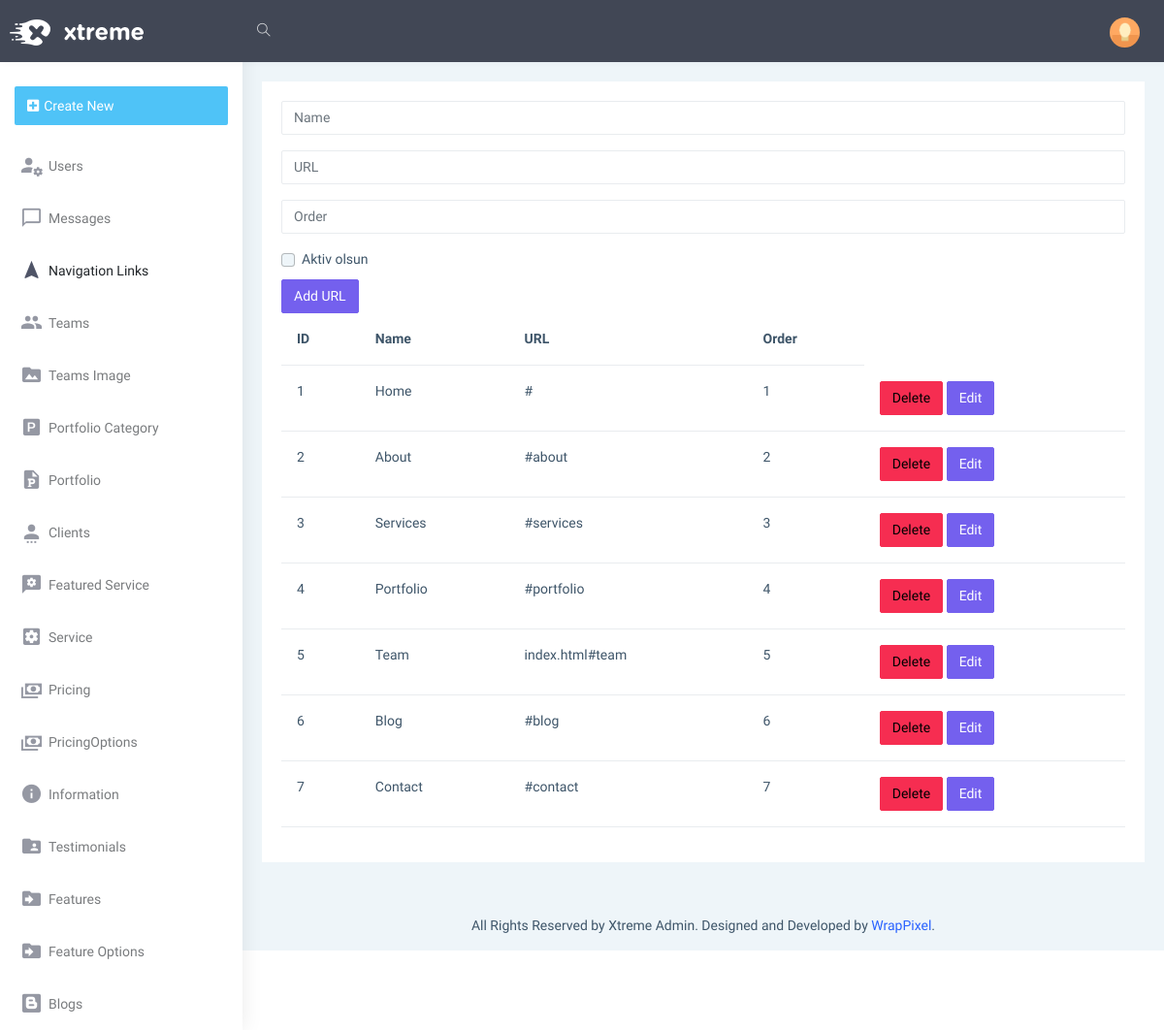
Before: /admin/navlinks with the older database file.
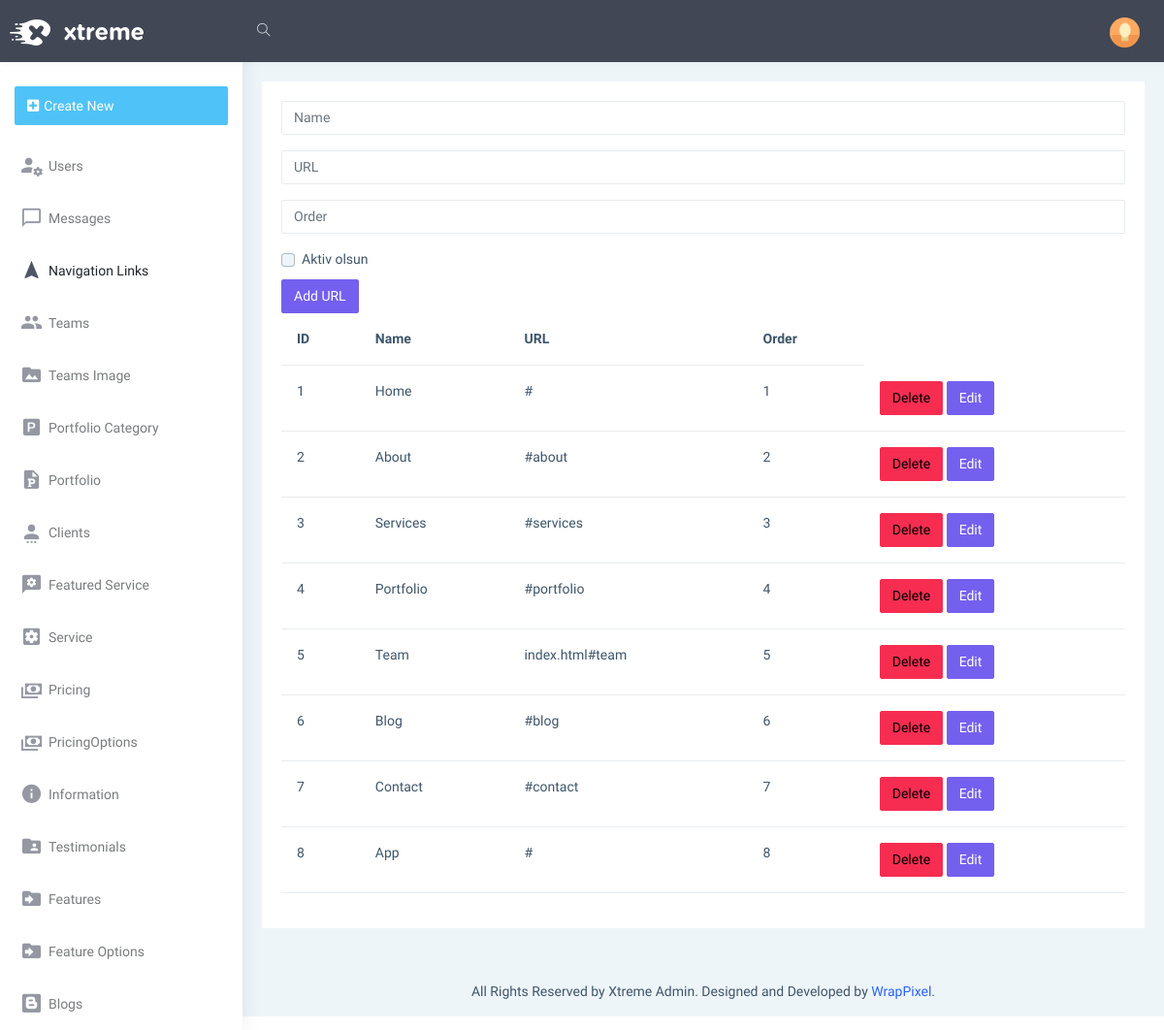
After: the same page with the newer database file.
### models.py (models this page shows)
class NavLinks(db.Model):
    Id=db.Column(db.Integer, primary_key=True)
    Name=db.Column(db.String(25), nullable=False)
    Url=db.Column(db.String(50), nullable=False)
    Order=db.Column(db.Integer, nullable=False)
    IsActive=db.Column(db.Boolean, nullable=False)

### admin/routes/navlinks.py (the view)
@admin_bp.route('/navlinks', methods=['GET','POST'])
def navlinks():
    navlinks=NavLinksForm()
    navigationlink=NavLinks.query.all()
    return render_template('admin/navbar/navlinks.html', navlinks=navlinks, navigationlink=navigationlink)

### admin/forms.py
class NavLinksForm(FlaskForm):
    name=StringField('name')
    url=StringField('url')
    order=IntegerField('order')
    isactive=BooleanField('isactive')
    submit=SubmitField('Add URL')

### admin/templates/admin/navbar/navlinks.html
{% extends 'admin/layout.html' %}
{% block body %}
<form action="/admin/navlinks/add" method="POST">
    <div class="mb-3">
      {{navlinks.name(class="form-control", id="exampleFormControlInput1", placeholder="Name")}}
    </div>
    <div class="mb-3">
      {{navlinks.url(class="form-control", id="exampleFormControlInput1", placeholder="URL")}}
    </div>
    <div class="mb-3">
      {{navlinks.order(class="form-control", id="exampleFormControlInput1", placeholder="Order")}}
    </div>
    <div class="form-check">
      {{navlinks.isactive(class="form-check-input", type="checkbox", id="flexCheckDefault")}}
      <label class="form-check-label" for="flexCheckDefault">
        Aktiv olsun
      </label>
    </div>
    {{navlinks.submit(class='btn btn-primary')}}
</form>
<table class="table">
  <thead>
    <tr>
      <th scope="col">ID</th>
      <th scope="col">Name</th>
      <th scope="col">URL</th>
      <th scope="col">Order</th>
    </tr>
  </thead>
  <tbody>
      {% for navigation in navigationlink %}
    <tr>
      <td>{{navigation.Id}}</td>
      <td>{{navigation.Name}}</td>
      <td>{{navigation.Url}}</td>
      <td>{{navigation.Order}}</td>
      <td>
          <a href="/admin/navlinks/delete/{{navigation.Id}}" class="btn btn-danger">Delete</a>
          <a href="/admin/navlinks/edit/{{navigation.Id}}" class="btn btn-primary">Edit</a>
      </td>
    </tr>
    {% endfor %}
  </tbody>
</table>
{% endblock %}}

### admin/templates/admin/layout.html (shortened to what this page needs)
<!DOCTYPE html>
<html dir="ltr" lang="en">
<head>
    <link href="{{url_for('admin.static', filename='dist/css/style.min.css')}}" rel="stylesheet">
</head>
<body>
    <div id="main-wrapper" data-layout="vertical" data-navbarbg="skin5" data-sidebartype="full"
        data-sidebar-position="absolute" data-header-position="absolute" data-boxed-layout="full">
        <header class="topbar" data-navbarbg="skin5">
            <nav class="navbar top-navbar navbar-expand-md navbar-dark">
                <div class="navbar-header" data-logobg="skin5">
                    <a class="navbar-brand" href="index.html">
                        <b class="logo-icon">
                            <img src="{{url_for('admin.static', filename='assets/images/logo-light-icon.png')}}" alt="homepage" class="light-logo" />
                        </b>
                        <span class="logo-text">
                            <img src="{{url_for('admin.static', filename='assets/images/logo-light-text.png')}}" class="light-logo" alt="homepage" />
                        </span>
                    </a>
                </div>
                <div class="navbar-collapse collapse" id="navbarSupportedContent" data-navbarbg="skin5">
                    <ul class="navbar-nav float-start me-auto">
                        <li class="nav-item search-box"> <a class="nav-link waves-effect waves-dark"
                                href="javascript:void(0)"><i class="ti-search"></i></a>
                        </li>
                    </ul>
                    <ul class="navbar-nav float-end">
                        <li class="nav-item dropdown">
                            <a class="nav-link dropdown-toggle text-muted waves-effect waves-dark pro-pic" href="#" id="navbarDropdown" role="button" data-bs-toggle="dropdown" aria-expanded="false">
                                <img src="./admin/static/assets/images/users/1.jpg" alt="user" class="rounded-circle" width="31">
                            </a>
                        </li>
                    </ul>
                </div>
            </nav>
        </header>
        <aside class="left-sidebar" data-sidebarbg="skin6">
            <div class="scroll-sidebar">
                {% include 'admin/navbar.html'   %}
            </div>
        </aside>
        <div class="page-wrapper">
            <div class="container-fluid">
                <div class="row">
                    <div class="col-12">
                        <div class="card">
                            <div class="card-body">
                                {% block body %}
                                {% endblock %}
                            </div>
                        </div>
                    </div>
                </div>
            </div>
            <footer class="footer text-center">
                All Rights Reserved by Xtreme Admin. Designed and Developed by <a
                    href="https://www.wrappixel.com">WrapPixel</a>.
            </footer>
        </div>
    </div>
</body>
</html>

### admin/templates/admin/navbar.html
<nav class="sidebar-nav">
    <ul id="sidebarnav">
        <li class="p-15 m-t-10"><a href="javascript:void(0)"
                class="btn d-block w-100 create-btn text-white no-block d-flex align-items-center"><i
                    class="fa fa-plus-square"></i> <span class="hide-menu m-l-5">Create New</span> </a>
        </li>
        <li class="sidebar-item"> <a class="sidebar-link waves-effect waves-dark sidebar-link"
            href="/admin/users" aria-expanded="false"><i class="mdi mdi-account-settings-variant"></i><span
                class="hide-menu">Users</span></a></li>
        <li class="sidebar-item"> <a class="sidebar-link waves-effect waves-dark sidebar-link"
                href="/admin/messages" aria-expanded="false"><i class="mdi mdi-message-outline"></i><span
                    class="hide-menu">Messages</span></a></li>
        <li class="sidebar-item"> <a class="sidebar-link waves-effect waves-dark sidebar-link"
                href="/admin/navlinks" aria-expanded="false"><i class="mdi mdi-navigation"></i><span
                    class="hide-menu">Navigation Links</span></a></li>
        <li class="sidebar-item"> <a class="sidebar-link waves-effect waves-dark sidebar-link"
                href="/admin/teams" aria-expanded="false"><i class="mdi mdi-account-multiple"></i><span
                    class="hide-menu">Teams</span></a></li>
        <li class="sidebar-item"> <a class="sidebar-link waves-effect waves-dark sidebar-link"
                href="/admin/teamsimage" aria-expanded="false"><i class="mdi mdi-folder-image"></i><span
                    class="hide-menu">Teams Image</span></a></li>
        <li class="sidebar-item"> <a class="sidebar-link waves-effect waves-dark sidebar-link"
                href="/admin/portfoliocategory" aria-expanded="false"><i class="mdi mdi-file-powerpoint-box"></i><span
                    class="hide-menu">Portfolio Category</span></a></li>
        <li class="sidebar-item"> <a class="sidebar-link waves-effect waves-dark sidebar-link"
                href="/admin/portfolio" aria-expanded="false"><i class="mdi mdi-file-powerpoint"></i><span
                    class="hide-menu">Portfolio</span></a></li>
        <li class="sidebar-item"> <a class="sidebar-link waves-effect waves-dark sidebar-link"
                href="/admin/clients" aria-expanded="false"><i class="mdi mdi-account-settings"></i><span
                    class="hide-menu">Clients</span></a></li>
        <li class="sidebar-item"> <a class="sidebar-link waves-effect waves-dark sidebar-link"
                href="/admin/featuredservice" aria-expanded="false"><i class="mdi mdi-message-settings-variant"></i><span
                    class="hide-menu">Featured Service</span></a></li>
        <li class="sidebar-item"> <a class="sidebar-link waves-effect waves-dark sidebar-link"
                href="/admin/service" aria-expanded="false"><i class="mdi mdi-settings-box"></i><span
                    class="hide-menu">Service</span></a></li>
        <li class="sidebar-item"> <a class="sidebar-link waves-effect waves-dark sidebar-link"
                href="/admin/pricing" aria-expanded="false"><i class="mdi mdi-cash-multiple"></i><span
                    class="hide-menu">Pricing</span></a></li>
        <li class="sidebar-item"> <a class="sidebar-link waves-effect waves-dark sidebar-link"
                href="/admin/pricingoption" aria-expanded="false"><i class="mdi mdi-cash-multiple"></i><span
                    class="hide-menu">PricingOptions</span></a></li>
        <li class="sidebar-item"> <a class="sidebar-link waves-effect waves-dark sidebar-link"
                href="/admin/information" aria-expanded="false"><i class="mdi mdi-information"></i><span
                    class="hide-menu">Information</span></a></li>
        <li class="sidebar-item"> <a class="sidebar-link waves-effect waves-dark sidebar-link"
                href="/admin/testimonials" aria-expanded="false"><i class="mdi mdi-folder-account"></i><span
                    class="hide-menu">Testimonials</span></a></li>
        <li class="sidebar-item"> <a class="sidebar-link waves-effect waves-dark sidebar-link"
                href="/admin/features" aria-expanded="false"><i class="mdi mdi-folder-move"></i><span
                    class="hide-menu">Features</span></a></li>
        <li class="sidebar-item"> <a class="sidebar-link waves-effect waves-dark sidebar-link"
                href="/admin/featureoptions" aria-expanded="false"><i class="mdi mdi-folder-move"></i><span
                    class="hide-menu">Feature Options</span></a></li>
        <li class="sidebar-item"> <a class="sidebar-link waves-effect waves-dark sidebar-link"
                href="/admin/blog" aria-expanded="false"><i class="mdi mdi-blogger"></i><span
                    class="hide-menu">Blogs</span></a></li>
    </ul>
</nav>

Changed rows visible on the page:
added NavLinks: Id "8", Name "App", Url "#", Order "8"
